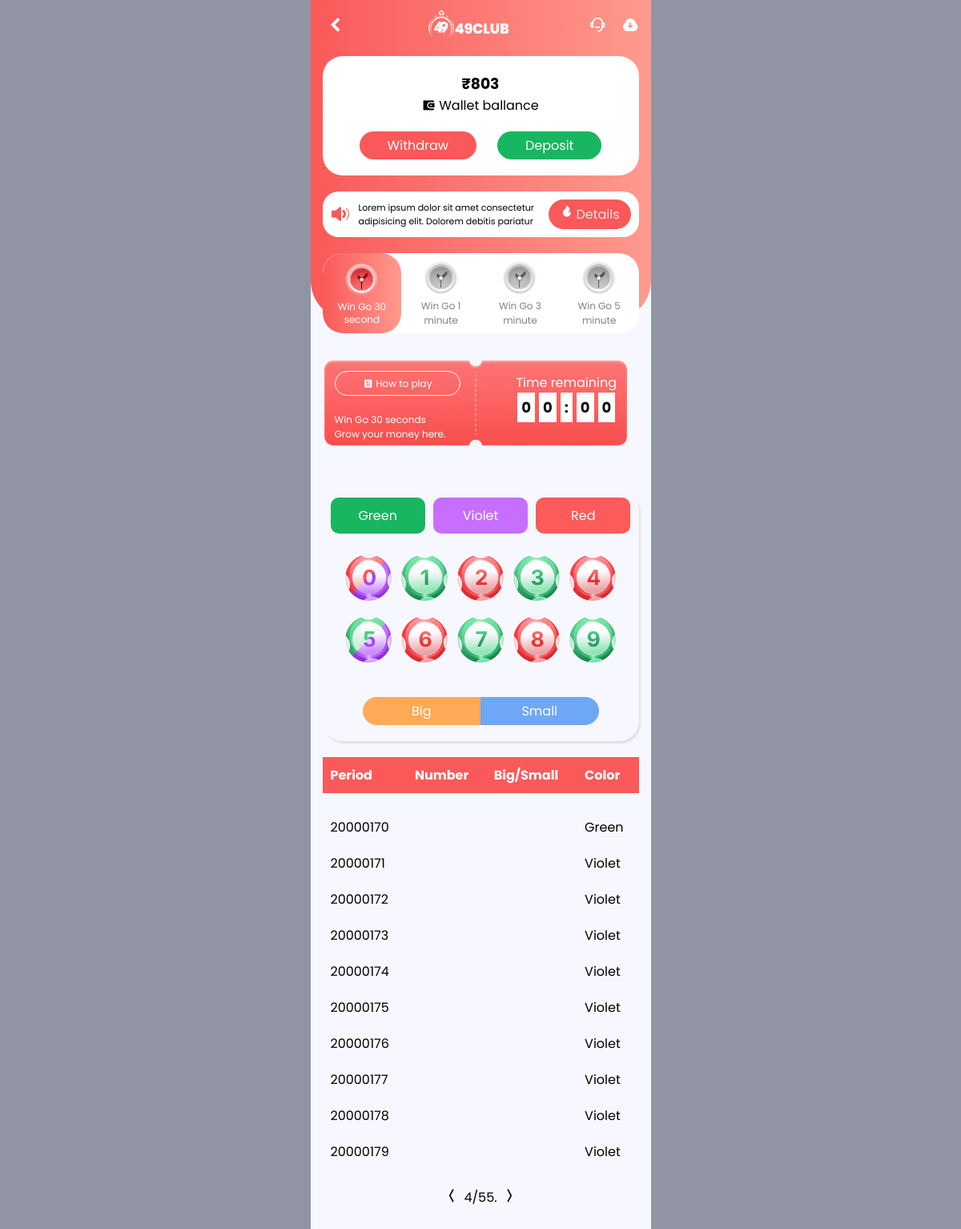
Screenshot of /wingoPage?page=4 (signed in) with the database file from the repository.
### club/models.py (models this page shows, shortened)
class Profile(models.Model):
    user = models.OneToOneField(User, on_delete=models.CASCADE)
    code = models.CharField(max_length=50, default='', blank=True)
    user_code = models.CharField(max_length=12, blank=True, null=True)
    recomended_by = models.ForeignKey(User, on_delete=models.CASCADE, blank=True, null=True, related_name='ref_by')
    referals_number = models.IntegerField(blank=True, default=0)
    user_balance = models.IntegerField(blank=True, default=0)
    refer_code = models.CharField(max_length=50, blank=True, null=True)
    total_balance = models.IntegerField(blank=True, default=0)
    total_withdraw = models.IntegerField(blank=True, default=0)
    total_deposite = models.IntegerField(blank=True, default=0)

class RoundWinColor(models.Model):
    COLOR_CHOICES = [
        ('Red', 'Red'),
        ('Green', 'Green'),
        ('Violet', 'Violet')
    ]
    round = models.ForeignKey(GameRound, on_delete=models.CASCADE)
    win_color = models.CharField(max_length=10, choices=COLOR_CHOICES, blank=True, null=True)
    red_bet_amount = models.IntegerField(default=0)
    green_bet_amount = models.IntegerField(default=0)
    violet_bet_amount = models.IntegerField(default=0)

class GameRound(models.Model):
    game_id = models.IntegerField(default=20000000)
    start_hour = models.IntegerField(default=0)
    start_minute = models.IntegerField(default=0)
    start_second = models.IntegerField(default=0)
    duration = models.IntegerField(default=30)

### club/views.py (the view)
# urls.py: path('wingoPage', wingoPage, name='wingoPage'),
@login_required
def wingoPage(request):
    profile = Profile.objects.get(user=request.user)
    round_results = RoundWinColor.objects.all().reverse()
    paginator = Paginator(round_results, 10)  # Show 10 round results per page
    page_number = request.GET.get('page')
    page_obj = paginator.get_page(page_number)
    if request.method=='POST':
        bet_amount = request.POST['total_amount']
        bet_color = request.POST['bet_color']
        round = latest_round
        user = request.user
    return render(request, 'wingo.html', {'profile': profile, 'page_obj': page_obj})

### templates/wingo.html (shortened to what this page needs)
<!DOCTYPE html>
<html lang="en">
<head>
    <link rel="stylesheet" href="/static/style/wingo.css">
    <link rel="stylesheet" href="/static/style/utils.css">
    <link href="https://cdn.jsdelivr.net/npm/remixicon@4.3.0/fonts/remixicon.css" rel="stylesheet" />
</head>
<body>
    <section class="main_section">
        <header>
            <div class="navbar">
                <div class="nav_back">
                    <a href="/"><i class="ri-arrow-left-s-line"></i></a>
                </div>
                <div class="logo">
                    <img src="/static/assets/logo2.png" alt="">
                </div>
                <div class="nav_icon">
                    <div class="mail">
                        <a><i class="ri-customer-service-2-line"></i></a>
                    </div>
                    <div class="down">
                        <i class="ri-download-cloud-fill"></i>
                    </div>
                </div>
            </div>
            <div class="balance">
                <div class="balance_amount">
                    <h3>₹{{profile.user_balance}}</h3>
                    <p><i class="ri-wallet-3-fill"></i> Wallet ballance</p>
                </div>
                <div class="balance_btns">
                    <a href="/withdrawPage" class="withdraw_btn">Withdraw</a>
                    <a href="/depositePage" class="deposite_btn">Deposit</a>
                </div>
            </div>
            <div class="main_details">
                <h1><i class="ri-volume-up-fill"></i></h1>
                <div class="details_text">
                    <p>Lorem ipsum dolor sit amet consectetur adipisicing elit. Dolorem debitis pariatur</p>
                </div>
                <div class="details_btn"><i class="ri-fire-fill"></i> Details</div>
            </div>
            <div class="wingo_times">
                <div class="wingo_time_card active">
                    <img src="/static/assets/clock.png" alt="">
                    <p>Win Go 30<br>second</p>
                </div>
                <div class="wingo_time_card">
                    <img src="/static/assets/clock2.png" alt="">
                    <p>Win Go 1<br>minute</p>
                </div>
                <div class="wingo_time_card">
                    <img src="/static/assets/clock2.png" alt="">
                    <p>Win Go 3<br>minute</p>
                </div>
                <div class="wingo_time_card">
                    <img src="/static/assets/clock2.png" alt="">
                    <p>Win Go 5<br>minute</p>
                </div>
            </div>
        </header>
        <main>
            <div class="main_ticket">
                <div class="ticket_left">
                    <a href=""><i class="ri-article-fill"></i> How to play</a><br><br>
                    <p>Win Go 30 seconds</p>
                    <p>Grow your money here.</p>
                </div>
                <div class="ticket_right">
                    <p>Time remaining</p>
                    <div class="ticket_time">
                        <div class="time">0</div>
                        <div class="time">0</div>
                        <div class="time">:</div>
                        <div class="time">0</div>
                        <div class="time">0</div>
                    </div>
                </div>
            </div>
            <div class="game_window">
                <div class="game_color">
                    <p class="game_color_cl" id="color_green">Green</p>
                    <p class="game_color_cl" id="color_violet">Violet</p>
                    <p class="game_color_cl" id="color_red">Red</p>
                </div>
                <div class="game_number">
                    <span class="game_number_cl" data-value="0">
                        <img src="/static/assets/0.png" alt="">
                    </span>
                    <span class="game_number_cl" data-value="1">
                        <img src="/static/assets/1.png" alt="">
                    </span>
                    <span class="game_number_cl" data-value="2">
                        <img src="/static/assets/2.png" alt="">
                    </span>
                    <span class="game_number_cl" data-value="3">
                        <img src="/static/assets/3.png" alt="">
                    </span>
                    <span class="game_number_cl" data-value="4">
                        <img src="/static/assets/4.png" alt="">
                    </span>
                    <span class="game_number_cl" data-value="5">
                        <img src="/static/assets/5.png" alt="">
                    </span>
                    <span class="game_number_cl" data-value="6">
                        <img src="/static/assets/6.png" alt="">
                    </span>
                    <span class="game_number_cl" data-value="7">
                        <img src="/static/assets/7.png" alt="">
                    </span>
                    <span class="game_number_cl" data-value="8">
                        <img src="/static/assets/8.png" alt="">
                    </span>
                    <span class="game_number_cl" data-value="9">
                        <img src="/static/assets/9.png" alt="">
                    </span>
                </div>
                <div class="game_size">
                    <div class="game_size_cl size_big">Big</div>
                    <div class="game_size_cl size_small">Small</div>
                </div>
            </div>
            <div class="game_result">
                <table>
                    <thead>
                        <tr>
                            <th>Period</th>
                            <th>Number</th>
                            <th>Big/Small</th>
                            <th>Color</th>
                        </tr>
                    </thead>
                    <tbody id="results">
                        <tr>
                            <td id="round_id"></td>
                            <td></td>
                            <td></td>
                            <td id="win_color"></td>
                        </tr>
                        {% for result in page_obj %}
                        <tr>
                            <td id="round_id">{{ result.round.game_id }}</td>
                            <td></td>
                            <td></td>
                            <td id="win_color"> {{ result.win_color }}</td>
                        </tr>
                        {% endfor %}
                    </tbody>
                </table>
                <div class="pagination" style="text-align: center; margin-top: 20px;">
                    <span class="step-links">
                        {% if page_obj.has_previous %}
                        <a href="?page={{ page_obj.previous_page_number }}"><i style="color: #111; font-size: 22px;"
                                class="ri-arrow-left-wide-line"></i></a>
                        {% endif %}
                        <span class="current">
                            {{ page_obj.number }}/{{ page_obj.paginator.num_pages }}.
                        </span>
                        {% if page_obj.has_next %}
                        <a href="?page={{ page_obj.next_page_number }}"><i style="color: #111; font-size: 22px;"
                                class="ri-arrow-right-wide-line"></i></a>
                        {% endif %}
                    </span>
                </div>
            </div>
        </main>
    </section>
</body>
</html>

### static/style/wingo.css (style rules this page uses)
header { height: 400px; background: linear-gradient(90deg, #f95959 0%, #ff9a8e 100%); border-radius: 0 0 50px 50px; }
.navbar { display: flex; justify-content: space-between; align-items: center; padding: 10px 15px; }
.navbar .nav_back a { font-weight: bold; font-size: 30px; color: #fff; }
.navbar .nav_icon { display: flex; justify-content: space-between; gap: 20px; align-items: center; }
.nav_icon i { color: #fff; font-size: 20px; }
.navbar img { width: 100px; }
main { padding-bottom: 50px; }
.balance { margin: 5px 15px; background-color: #fff; border-radius: 25px; padding: 20px; margin-bottom: 20px; }
.balance .balance_amount { display: flex; flex-direction: column; align-items: center; justify-content: center; margin-bottom: 20px; }
.balance .balance_btns { display: flex; justify-content: space-evenly; align-items: center; }
.balance_btns .withdraw_btn { padding: 5px 35px; color: #fff; background-color: #f95959; border-radius: 20px; }
.balance_btns .deposite_btn { padding: 5px 35px; color: #fff; background-color: #18B660; border-radius: 20px; }
.main_details { margin: 20px 15px; padding: 10px; display: flex; justify-content: center; align-items: center; gap: 10px; background-color: #fff; border-radius: 20px; }
.main_details i { width: 20px; color: #F95959; }
.main_details .details_text { font-size: 11px; text-wrap: wrap; width: 90%; }
.main_details .details_btn { color: rgb(232, 230, 227); background-color: #F95959; padding: 6px 14px; border-radius: 20px; display: flex; }
.details_btn i { color: white; }
.wingo_times { margin: 20px 15px; background-color: #fff; height: 100px; border-radius: 25px; display: flex; justify-content: center; align-self: center; overflow: hidden; }
.wingo_times .wingo_time_card { width: 100%; height: 100%; display: flex; flex-direction: column; text-align: center; justify-content: center; align-items: center; border-radius: 25px; color: gray; }
.wingo_time_card.active { background: linear-gradient(90deg, #f95959 0%, #ff9a8e 100%); color: white; line-height: 16px; }
.wingo_times .wingo_time_card img { width: 50px; }
.wingo_times .wingo_time_card p { font-size: 12px; text-align: center; }
.main_ticket { width: 90%; height: 111px; margin: 50px 15px; background: url("/static/assets/tickte.png") no-repeat; background-size: contain; display: flex; justify-content: space-between; align-items: start; padding: 15px; }
.main_ticket .ticket_left a { color: #fff; font-size: 12px; padding: 6px 35px; border: 1px solid white; border-radius: 50px; margin-bottom: 30px; }
.main_ticket .ticket_left p { color: #fff; font-size: 12px; }
.main_ticket .ticket_right { display: flex; justify-content: center; align-items: end; flex-direction: column; }
.main_ticket .ticket_right p { font-size: 16px; color: #fff; }
.ticket_right .ticket_time { display: flex; justify-content: center; align-self: center; gap: 5px; margin-bottom: 5px; }
.ticket_time .time { padding: 5px; color: #111; font-size: 18px; font-weight: bold; background-color: #fff; }
.game_window { padding: 10px; border-radius: 25px; box-shadow: 2px 3px 2px #e2e2e2; margin: 10px 15px; }
.game_window .game_color { display: flex; justify-content: space-evenly; align-self: center; gap: 10px; text-align: center; margin-bottom: 20px; }
.game_window .game_color p { width: 300px; padding: 10px 30px; border-radius: 10px; color: #fff; cursor: pointer; }
.game_window #color_green { background-color: #18B660; }
.game_window #color_violet { background-color: #C86EFF; }
.game_window #color_red { background-color: #FB5B5B; }
.game_window .game_number { display: flex; justify-content: center; align-self: center; flex-wrap: wrap; margin-bottom: 20px; }
.game_window .game_number img { width: 60px; margin: 5px; }
.game_window .game_size { display: flex; justify-content: center; align-items: center; text-align: center; color: #fff; border-radius: 25px; padding: 10px 40px; }
.game_size .size_big { padding: 5px; width: 50%; border-radius: 25px 0 0 25px; background-color: #FEAA57; }
.game_size .size_small { padding: 5px; width: 50%; border-radius: 0 24px 25px 0; background-color: #6EA8F4; }
.main_section { position: relative; }

### static/style/utils.css (style rules this page uses)
* { margin: 0; padding: 0; box-sizing: border-box; }
body { background-color: #9195A3; font-family: "Poppins", "Roboto", sans-serif; }
.main_section { position: relative; max-width: 425px; height: 100%; background-color: #F7F8FF; margin: auto; z-index: 1; }
a, li { list-style: none; text-decoration: none; }

### rows the page displays
Profile: user_balance "803"
RoundWinColor: round.game_id "20000170", win_color "Green"
RoundWinColor: round.game_id "20000171", win_color "Violet"
RoundWinColor: round.game_id "20000172", win_color "Violet"
RoundWinColor: round.game_id "20000173", win_color "Violet"
RoundWinColor: round.game_id "20000174", win_color "Violet"
RoundWinColor: round.game_id "20000175", win_color "Violet"
RoundWinColor: round.game_id "20000176", win_color "Violet"
RoundWinColor: round.game_id "20000177", win_color "Violet"
RoundWinColor: round.game_id "20000178", win_color "Violet"
RoundWinColor: round.game_id "20000179", win_color "Violet"

### other values shown
{{ page_obj.number }} "4"
{{ page_obj.paginator.num_pages }} "55"
